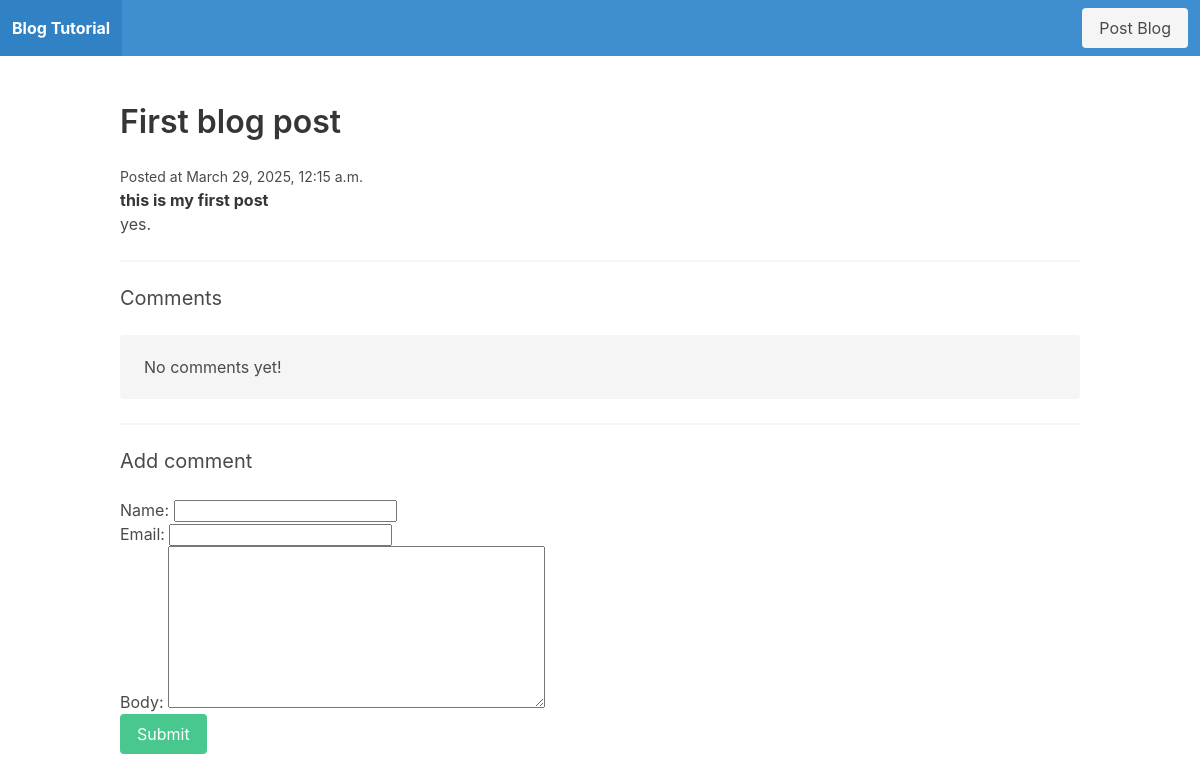
Screenshot of /Hi/ with the database file from the repository.
### blog/models.py (models this page shows)
class Post(models.Model):
    title = models.CharField(max_length=255)
    slug = models.SlugField()
    intro = models.TextField()
    body = models.TextField()
    date_added = models.DateTimeField(auto_now_add=True)
    class Meta:
        ordering = ['-date_added']

### blog/views.py (the view)
# urls.py: path('<slug:slug>/', post_detail, name='post_detail'),
def post_detail(request, slug):
    post = Post.objects.get(slug=slug)
    if request.method == 'POST':
        form = CommentForm(request.POST)
        if form.is_valid():
            comment = form.save(commit=False)
            comment.post = post
            comment.save()
            return redirect('post_detail', slug=post.slug)
    else:
        form = CommentForm()
    return render(request, 'blog/post_detail.html', {'post': post, 'form': form})

### blog/forms.py
class CommentForm(forms.ModelForm):
    class Meta:
        model = Comment
        fields = ['name', 'email', 'body']

### blog/templates/blog/post_detail.html (shortened to what this page needs)
{% extends 'blog/base.html' %}
{% block content %}
    <h1 class="title">{{ post.title }}</h1>
    <small>Posted at {{ post.date_added }}</small>
    <p><strong>{{ post.intro }}</strong></p>
    <p>{{ post.body }}</p>
    <hr>
    <h2 class="subtitle">Comments</h2>
    {% for comment in post.comments.all %}
        <article class="media">
            <div class="media-content">
                <div class="content">
                    <p>
                        <strong>{{ comment.name }}</strong> <small>{{ comment.date_added }}</small>
                        <br>
                        {{ comment.body }}
                    </p>
                </div>
            </div>
        </article>
    {% empty %}
        <div class="notification">
            <p>No comments yet!</p>
        </div>
    {% endfor %}
    <hr>
    <h2 class="subtitle">Add comment</h2>
    <form method="post" action=".">
        {{ form.as_p }}
        <div class="field">
            <div class="control">
                <button class="button is-success">Submit</button>
            </div>
        </div>
    </form>
{% endblock %}

### rows the page displays
Post: title "First blog post", date_added "March 29, 2025, 12:15 a.m.", intro "this is my first post", body "yes."
